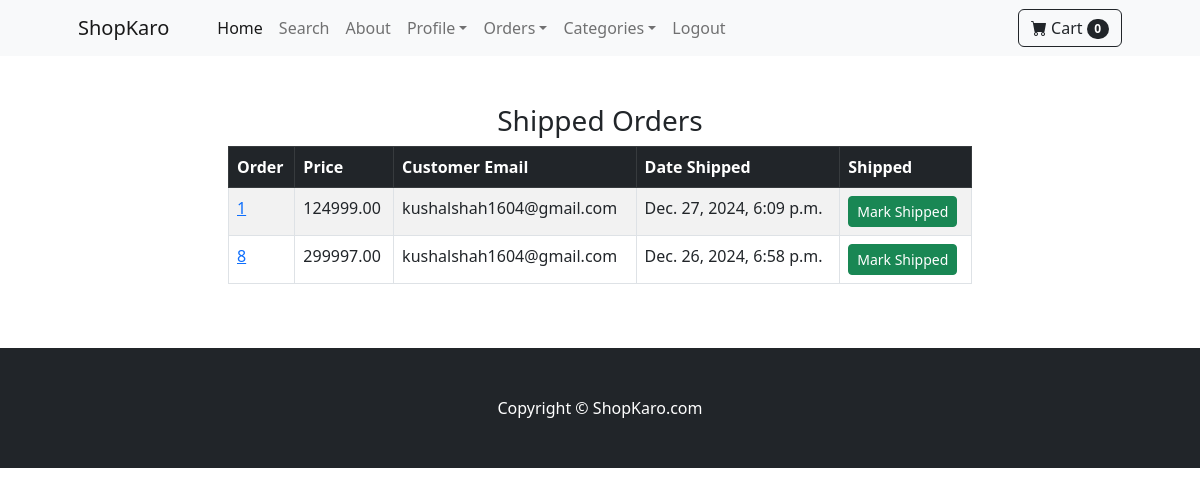
The page /payment/shipped_dash/ (signed in) on the database its author committed.
### payment/models.py (models this page shows, shortened)
class Order(models.Model):
    user=models.ForeignKey(User,on_delete=models.CASCADE,null=True,blank=True)
    full_name=models.CharField(max_length=255)
    email=models.EmailField(max_length=255)
    shipping_address=models.TextField(max_length=15000)
    amount_paid=models.DecimalField(max_digits=8,decimal_places=2)
    date_ordered=models.DateTimeField(auto_now_add=True)
    shipped=models.BooleanField(default=False)
    date_shipped=models.DateTimeField(blank=True, null=True)

### payment/views.py (the view, shortened to what this page needs)
# urls.py: path('shipped_dash/',views.shipped_dash,name="shipped_dash"),
def shipped_dash(request):
    if request.user.is_authenticated and request.user.is_superuser:
        orders=Order.objects.filter(shipped=True)
        return render(request,"shipped_dash.html",{"orders":orders})
    else:
        messages.success(request,"Access Denied")
        return redirect('home')

### cart/cart.py (called while the page is built)
    def __len__(self):
        return len(self.cart)

### cart/context_processors.py (called while the page is built)
def cart(request):
    return {'cart':Cart(request)}

### payment/templates/shipped_dash.html (shortened to what this page needs)
{% extends "base.html" %}
    {% block content %}
    <div class="container">
        <div class="row">
            <center>
                <div class="col-8">
                    <br/><br/>
                    <h3>Shipped Orders</h3>
                    <table class="table table-striped table-hover table-bordered">
                        <thead class="table-dark">
                          <tr>
                            <th scope="col">Order</th>
                            <th scope="col">Price</th>
                            <th scope="col">Customer Email</th>
                            <th scope="col">Date Shipped</th>
                            <th scope="col">Shipped</th>
                          </tr>
                        </thead>
                        <tbody>
                            {% for item in orders %}
                          <tr>
                            <td><a href="{% url 'orders' item.id %}">{{item.id}}</td>
                            <td>{{item.amount_paid}}</td>
                            <td>{{item.email}}</td>
                            <td>{{item.date_shipped}}</td>
                            <td>
                                <form method="POST">
                                    <button type="submit" class="btn btn-success btn-sm">Mark Shipped</button>
                                </form>
                              </td>
                          </tr>
                            {% endfor %}
                        </tbody>
                      </table>
                    <br/><br/>
                </div>
            </center>
        </div>
    </div>
    {% endblock %}

### rows shown on the page
Order: id "1", amount_paid "124999.00", email "kushalshah1604@gmail.com", date_shipped "Dec. 27, 2024, 6:09 p.m."
Order: id "8", amount_paid "299997.00", email "kushalshah1604@gmail.com", date_shipped "Dec. 26, 2024, 6:58 p.m."

### other values the page prints
{{ cart|length }} "0"
